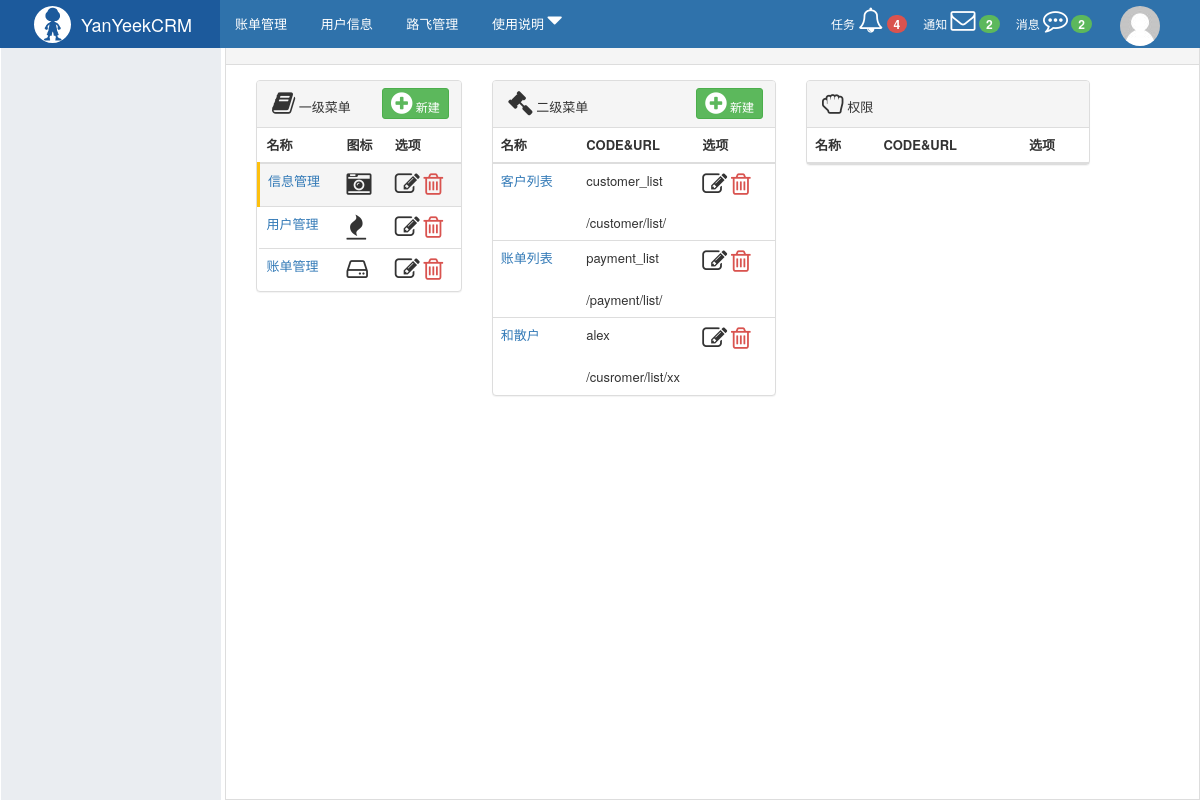
Page /rbac/menu/list/?mid=1 on the committed database.
### rbac/models.py (models this page shows, shortened)
class Menu(models.Model):
	title = models.CharField(verbose_name='菜单名称', max_length=32)
	icon = models.CharField(verbose_name="图标", max_length=32)

class Permission(models.Model):
	title = models.CharField(verbose_name='标题', max_length=32)
	url = models.CharField(verbose_name='含正则的URL', max_length=128)
	name = models.CharField(verbose_name='URL别名', max_length=32, unique=True)
	menu = models.ForeignKey(verbose_name='所属菜单', to='Menu', null=True, blank=True, help_text='null表示不是菜单;非null表示是二级菜单')
	pid = models.ForeignKey(verbose_name='关联的权限', to='Permission', null=True, blank=True, related_name='parents',
	                        help_text='对于非菜单权限需要选择一个可以成为菜单的权限,用户做默认展开和选中菜单。')

### rbac/views/menu.py (the view)
def menu_list(request):
	menus = models.Menu.objects.all()
	menu_id = request.GET.get('mid')  # 用户选择的一级菜单
	second_menu_id = request.GET.get('sid')  # 用户选择的二级菜单
	if not models.Menu.objects.filter(id=menu_id).exists():
		menu_id = None
	if menu_id:
		second_menus = models.Permission.objects.filter(menu_id=menu_id)
	else:
		second_menus = []
	if second_menu_id:
		permissions = models.Permission.objects.filter(pid_id=second_menu_id)
	else:
		permissions = []
	if not models.Permission.objects.filter(id=second_menu_id).exists():
		permissions = None
	return render(
		request,
		'rbac/menu_list.html',
		{
			'menus': menus,
			'second_menus': second_menus,
			'permissions': permissions,
			'menu_id': menu_id,
			'second_menu_id': second_menu_id,
		}
	)

### rbac/service/urls.py (called while the page is built)
def memory_url(request, name, *args, **kwargs):
	basic_url = reverse(name, args=args, kwargs=kwargs)
	if not request.GET:
		return basic_url
	query_dict = QueryDict(mutable=True)
	query_dict['_filter'] = request.GET.urlencode()  # 拿到参数字符串,并打包参数，用urlencode方法转义成整体
	return "%s?%s" % (basic_url, query_dict.urlencode())

### rbac/templatetags/rbac.py (called while the page is built)
@register.simple_tag()
def memory_url(request, name, *args, **kwargs):
	return urls.memory_url(request, name, *args, **kwargs)

### rbac/templates/rbac/menu_list.html (shortened to what this page needs)
{% extends 'layout.html' %}
{% load rbac %}
{% block content %}
    <div class="luffy-container">
        <div class="col-md-3">
            <div class="panel panel-default">
                <div class="panel-heading">
                    <i class="fa fa-book" aria-hidden="true"></i>&nbsp;一级菜单
                    <a href="{% memory_url request 'rbac:menu_add' %}" class="right btn btn-success btn-xs"
                       style="padding: 2px 8px;margin: -3px;">
                        <i class="fa fa-plus-circle" aria-hidden="true"></i>
                        新建
                    </a>
                </div>
                <table class="table">
                    <thead>
                    <tr>
                        <th>名称</th>
                        <th>图标</th>
                        <th>选项</th>
                    </tr>
                    </thead>
                    <tbody>
                    {% for row in menus %}
                        <tr class="{% if row.id|safe == menu_id %}active{% endif %}">
                            <td>
                                <a href="?mid={{ row.id }}">{{ row.title }}</a>
                            </td>
                            <td>
                                <i class="fa {{ row.icon }} " aria-hidden="true"></i>
                            </td>
                            <td>
                                <a style="color: #333333;" href="{% memory_url request 'rbac:menu_edit' pk=row.id %}">
                                    <i class="fa fa-edit" aria-hidden="true"></i></a>
                                <a style="color: #d9534f;" href="{% memory_url request 'rbac:menu_del' pk=row.id %}"><i
                                        class="fa fa-trash-o"></i></a>
                            </td>
                        </tr>
                    {% endfor %}
                    </tbody>
                </table>
            </div>
        </div>
        <div class="col-md-4">
            <div class="panel panel-default">
                <div class="panel-heading">
                    <i class="fa fa-gavel" aria-hidden="true"></i>&nbsp;二级菜单
                    {% if menu_id %}
                        <a href="{% memory_url request 'rbac:second_menu_add' menu_id=menu_id %}"
                           class="right btn btn-success btn-xs"
                           style="padding: 2px 8px;margin: -3px;">
                            <i class="fa fa-plus-circle" aria-hidden="true"></i>
                            新建
                        </a>
                    {% endif %}
                </div>
                <table class="table">
                    <thead>
                    <tr>
                        <th>名称</th>
                        <th>CODE&URL</th>
                        <th>选项</th>
                    </tr>
                    </thead>
                    <tbody>
                    {% for row in second_menus %}
                        <tr class="{% if row.id|safe == second_menu_id %}active{% endif %}">
                            <td rowspan="2">
                                <a href="?mid={{ menu_id }}&sid={{ row.id }}">{{ row.title }}</a>
                            </td>
                            <td>{{ row.name }}</td>
                            <td>
                                <a style="color: #333333;"
                                   href="{% memory_url request 'rbac:second_menu_edit' pk=row.id %}">
                                    <i class="fa fa-edit" aria-hidden="true"></i></a>
                                <a style="color: #d9534f;"
                                   href="{% memory_url request 'rbac:second_menu_del' pk=row.id %}"><i
                                        class="fa fa-trash-o"></i></a>
                            </td>
                        </tr>
                        <tr class="{% if row.id|safe == second_menu_id %}active{% endif %}">
                            <td colspan="2" style="border-top: 0">{{ row.url }}</td>
                        </tr>
                    {% endfor %}
                    </tbody>
                </table>
            </div>
        </div>
        <div class="col-md-4">
            <div class="panel panel-default">
                <div class="panel-heading">
                    <i class="fa fa-hand-grab-o" aria-hidden="true"></i>&nbsp;权限
                </div>
                <table class="table">
                    <thead>
                    <tr>
                        <th>名称</th>
                        <th>CODE&URL</th>
                        <th>选项</th>
                    </tr>
                    </thead>
                </table>
            </div>
        </div>
    </div>
{% endblock %}

### web/static/css/commons.css (style rules this page uses)
body { margin: 0; }
.right { float: right; }

### web/templates/layout.html (style rules this page uses)
body { margin: 0; }
.luffy-container { padding: 15px; }
.fa { font-size: 25px; }

### rbac/templates/rbac/menu_list.html (style rules this page uses)
tr.active { border-left: 3px solid #fdc00f; }

### rows in the picture
Menu: title "信息管理"
Menu: title "用户管理"
Menu: title "账单管理"
Permission: title "客户列表", name "customer_list", url "/customer/list/"
Permission: title "账单列表", name "payment_list", url "/payment/list/"
Permission: title "和散户", name "alex", url "/cusromer/list/xx"
